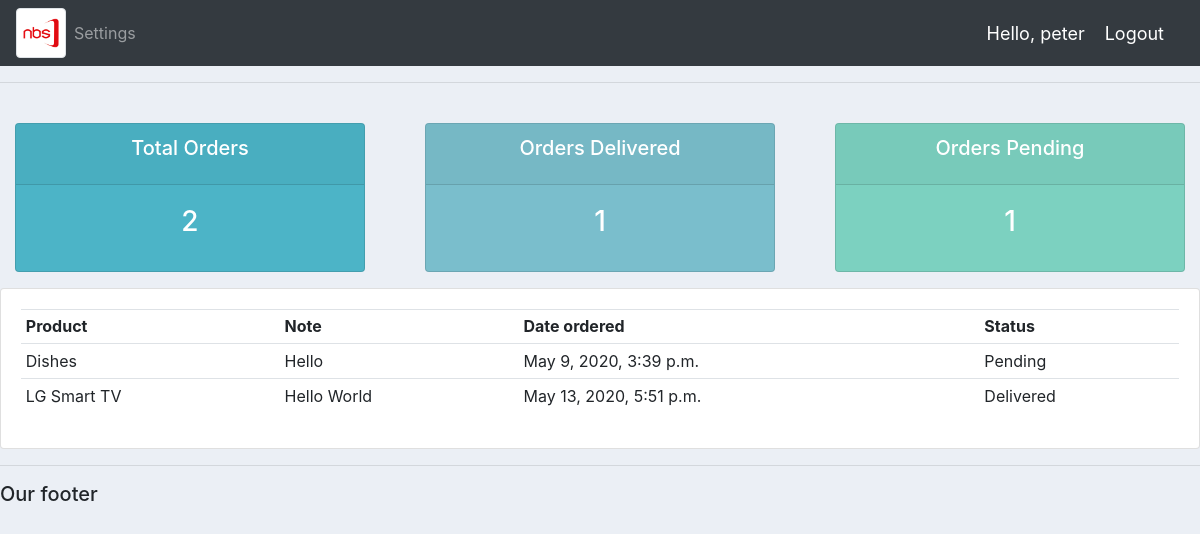
The page /user/ (signed in) on the database its author committed.
### accounts/models.py (models this page shows)
class Order(models.Model):
	STATUS = (
			('Pending','Pending'),
			('Out for delivery','Out for delivery'),
			('Delivered','Delivered'),
		)
	customer = models.ForeignKey(Customer, null=True,on_delete=models.SET_NULL)
	product = models.ForeignKey(Product, null=True,on_delete=models.SET_NULL)
	date_created = models.DateTimeField(auto_now_add=True,null=True)
	status = models.CharField(max_length=200,null=True,choices=STATUS)
	note = models.CharField(max_length=1000,null=True)
	def __str__(self):
		return self.product.name

class Product(models.Model):
	CATEGORY = (
			('Indoor','Indoor'),
			('Out Door','Out Door'),
		)
	name = models.CharField(max_length=200,null=True)
	price = models.FloatField(null=True)
	category = models.CharField(max_length=200,null=True, choices=CATEGORY)
	description = models.CharField(max_length=200,null=True,blank=True)
	date_created = models.DateTimeField(auto_now_add=True,null=True)
	tags = models.ManyToManyField(Tag)
	def __str__(self):
		return self.name

### accounts/decorators.py (the view)
		def wrapper_func(request,*args,**kwargs):
			group = None
			if request.user.groups.exists():
				group = request.user.groups.all()[0].name
			if group in allowed_roles:
				return view_func(request,*args,**kwargs)
			else:
				return HttpResponse("Your not authorized to view this page")

### accounts/views.py (called while the page is built)
@login_required(login_url='login')
@allowed_users(allowed_roles=['customer'])
def userPage(request):
	orders = request.user.customer.order_set.all()
	total_orders = orders.count()
	delivered = orders.filter(status='Delivered').count()
	pending = orders.filter(status='Pending').count()
	print('ORDERS:',orders)
	context = {'orders':orders,'total_orders':total_orders,
	'delivered':delivered,
	'pending':pending}
	return render(request, 'accounts/user.html',context)

### accounts/templates/accounts/user.html
{% extends 'base.html' %}
{% block content %}
{% include 'accounts/status.html' %}
<div class="row">
	<div class="col-md">
		<div class="card card-body">
			<table class="table table-sm">
				<tr>
					<th>Product</th>
					<th>Note</th>
					<th>Date ordered</th>
					<th>Status</th>
				</tr>
				{% for order in orders %}
					<tr>
						<td>{{order.product}}</td>
						<td>{{order.note}}</td>
						<td>{{order.date_created}}</td>
						<td>{{order.status}}</td>
					</tr>
				{% endfor %}
			</table>
		</div>
	</div>
</div>
{% endblock content %}

### accounts/templates/accounts/navbar.html (shortened to what this page needs)
{% load static %}
<nav class="navbar navbar-expand-lg navbar-dark bg-dark">
  <img class="img-fluid img-thumbnail rounded mx-auto d-block" height="60px" width="50px"  alt="Responsive image" src="{% static 'images/nbs_logo.png'%}">
  <div class="collapse navbar-collapse" id="navbarNavAltMarkup">
    <div class="navbar-nav">
      {% if request.user.is_staff %}
      <a class="nav-item nav-link active" href="{% url 'home' %}">Dashboard</a>
      <a class="nav-item nav-link" href="{% url 'products' %}">Products</a>
      {% else %}
        <a class="nav-item nav-link" href="{% url 'account' %}">Settings</a>
      {% endif %}
    </div>
  </div>
  <span class="hello-msg">Hello, {{request.user}}</span>
  <span><a class="hello-msg" href="{% url 'logout' %}">Logout</a></span>
</nav>

### static/css/main.css (style rules this page uses)
body { background-color: #ebeff5; }

### accounts/templates/accounts/navbar.html (style rules this page uses)
.hello-msg { font-size: 18px; color: #fff; margin-right: 20px; }

### rows shown on the page
Order: product "Dishes", note "Hello", date_created "May 9, 2020, 3:39 p.m.", status "Pending"
Order: product "LG Smart TV", note "Hello World", date_created "May 13, 2020, 5:51 p.m.", status "Delivered"

### other values the page prints
{{ request.user }} "peter"
{{ total_orders }} "2"
{{ delivered }} "1"
{{ pending }} "1"
